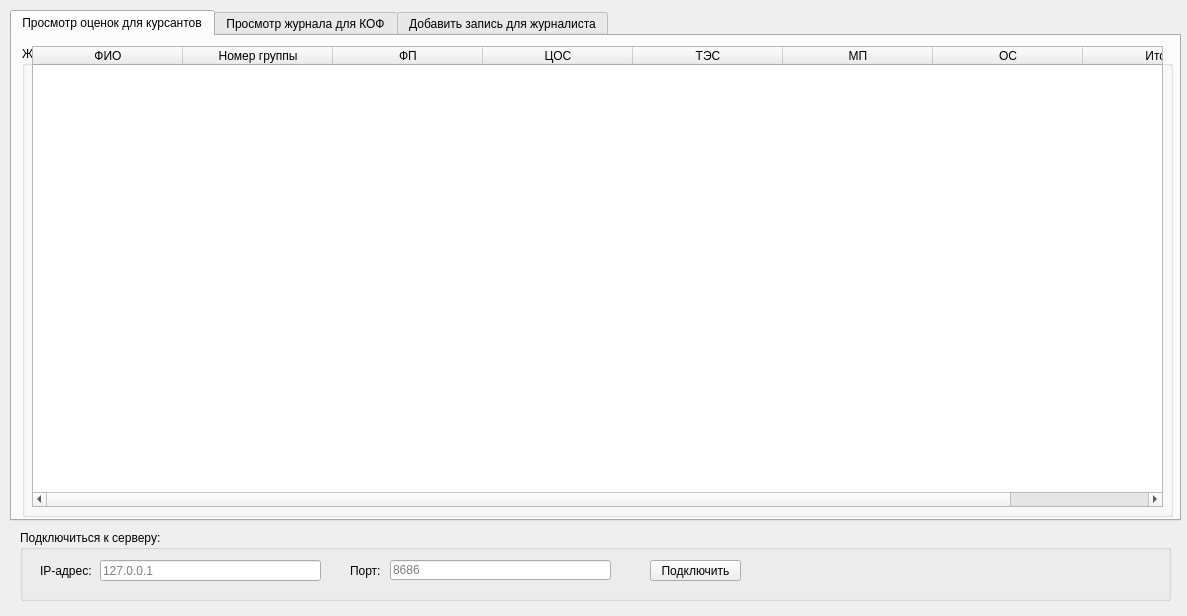
<?xml version="1.0" encoding="UTF-8"?>
<ui version="4.0">
 <class>MainWindow</class>
 <widget class="QMainWindow" name="MainWindow">
  <property name="geometry">
   <rect>
    <x>0</x>
    <y>0</y>
    <width>1187</width>
    <height>616</height>
   </rect>
  </property>
  <property name="minimumSize">
   <size>
    <width>1187</width>
    <height>616</height>
   </size>
  </property>
  <property name="maximumSize">
   <size>
    <width>1187</width>
    <height>616</height>
   </size>
  </property>
  <property name="windowTitle">
   <string>Успеваемость</string>
  </property>
  <widget class="QWidget" name="centralwidget">
   <widget class="QTabWidget" name="tabWidget">
    <property name="geometry">
     <rect>
      <x>10</x>
      <y>10</y>
      <width>1171</width>
      <height>511</height>
     </rect>
    </property>
    <property name="currentIndex">
     <number>0</number>
    </property>
    <widget class="QWidget" name="tab_3">
     <attribute name="title">
      <string>Просмотр оценок для курсантов</string>
     </attribute>
     <widget class="QGroupBox" name="groupBox_5">
      <property name="geometry">
       <rect>
        <x>10</x>
        <y>10</y>
        <width>1151</width>
        <height>471</height>
       </rect>
      </property>
      <property name="title">
       <string>Журнал оценок</string>
      </property>
      <widget class="QTableWidget" name="tableWidget_3">
       <property name="geometry">
        <rect>
         <x>10</x>
         <y>0</y>
         <width>1131</width>
         <height>461</height>
        </rect>
       </property>
       <attribute name="horizontalHeaderDefaultSectionSize">
        <number>150</number>
       </attribute>
       <column>
        <property name="text">
         <string>ФИО</string>
        </property>
       </column>
       <column>
        <property name="text">
         <string>Номер группы</string>
        </property>
       </column>
       <column>
        <property name="text">
         <string>ФП</string>
        </property>
       </column>
       <column>
        <property name="text">
         <string>ЦОС</string>
        </property>
       </column>
       <column>
        <property name="text">
         <string>ТЭС</string>
        </property>
       </column>
       <column>
        <property name="text">
         <string>МП</string>
        </property>
       </column>
       <column>
        <property name="text">
         <string>ОС</string>
        </property>
       </column>
       <column>
        <property name="text">
         <string>Итог</string>
        </property>
       </column>
      </widget>
     </widget>
    </widget>
    <widget class="QWidget" name="tab">
     <attribute name="title">
      <string>Просмотр журнала для КОФ</string>
     </attribute>
     <widget class="QTableWidget" name="tableWidget">
      <property name="geometry">
       <rect>
        <x>10</x>
        <y>10</y>
        <width>1151</width>
        <height>321</height>
       </rect>
      </property>
      <attribute name="horizontalHeaderCascadingSectionResizes">
       <bool>true</bool>
      </attribute>
      <attribute name="horizontalHeaderDefaultSectionSize">
       <number>150</number>
      </attribute>
      <column>
       <property name="text">
        <string>ФИО</string>
       </property>
      </column>
      <column>
       <property name="text">
        <string>Номер группы</string>
       </property>
      </column>
      <column>
       <property name="text">
        <string>ФП</string>
       </property>
      </column>
      <column>
       <property name="text">
        <string>ЦОС</string>
       </property>
      </column>
      <column>
       <property name="text">
        <string>ТЭС</string>
       </property>
      </column>
      <column>
       <property name="text">
        <string>МП</string>
       </property>
      </column>
      <column>
       <property name="text">
        <string>ОС</string>
       </property>
      </column>
      <column>
       <property name="text">
        <string>Итог</string>
       </property>
      </column>
     </widget>
     <widget class="QGroupBox" name="groupBox">
      <property name="geometry">
       <rect>
        <x>10</x>
        <y>330</y>
        <width>561</width>
        <height>131</height>
       </rect>
      </property>
      <property name="title">
       <string>Итог:</string>
      </property>
      <widget class="QLabel" name="label_5">
       <property name="geometry">
        <rect>
         <x>10</x>
         <y>20</y>
         <width>151</width>
         <height>16</height>
        </rect>
       </property>
       <property name="text">
        <string>Количество отличнкиов:</string>
       </property>
      </widget>
      <widget class="QLabel" name="label_6">
       <property name="geometry">
        <rect>
         <x>10</x>
         <y>50</y>
         <width>151</width>
         <height>16</height>
        </rect>
       </property>
       <property name="text">
        <string>Количество хорошистов:</string>
       </property>
      </widget>
      <widget class="QLabel" name="label_7">
       <property name="geometry">
        <rect>
         <x>10</x>
         <y>80</y>
         <width>151</width>
         <height>16</height>
        </rect>
       </property>
       <property name="text">
        <string>Количество троичников:</string>
       </property>
      </widget>
      <widget class="QLabel" name="label_8">
       <property name="geometry">
        <rect>
         <x>10</x>
         <y>110</y>
         <width>151</width>
         <height>16</height>
        </rect>
       </property>
       <property name="text">
        <string>Количество двоичников:</string>
       </property>
      </widget>
      <widget class="QLineEdit" name="lineEdit_4">
       <property name="geometry">
        <rect>
         <x>160</x>
         <y>20</y>
         <width>113</width>
         <height>20</height>
        </rect>
       </property>
       <property name="readOnly">
        <bool>true</bool>
       </property>
      </widget>
      <widget class="QLineEdit" name="lineEdit_5">
       <property name="geometry">
        <rect>
         <x>160</x>
         <y>50</y>
         <width>113</width>
         <height>20</height>
        </rect>
       </property>
       <property name="readOnly">
        <bool>true</bool>
       </property>
      </widget>
      <widget class="QLineEdit" name="lineEdit_6">
       <property name="geometry">
        <rect>
         <x>160</x>
         <y>80</y>
         <width>113</width>
         <height>20</height>
        </rect>
       </property>
       <property name="readOnly">
        <bool>true</bool>
       </property>
      </widget>
      <widget class="QLineEdit" name="lineEdit_7">
       <property name="geometry">
        <rect>
         <x>160</x>
         <y>110</y>
         <width>113</width>
         <height>20</height>
        </rect>
       </property>
       <property name="readOnly">
        <bool>true</bool>
       </property>
      </widget>
      <widget class="QLabel" name="label_9">
       <property name="geometry">
        <rect>
         <x>290</x>
         <y>20</y>
         <width>131</width>
         <height>16</height>
        </rect>
       </property>
       <property name="text">
        <string>Процент отличнкиов:</string>
       </property>
      </widget>
      <widget class="QLabel" name="label_10">
       <property name="geometry">
        <rect>
         <x>290</x>
         <y>50</y>
         <width>131</width>
         <height>16</height>
        </rect>
       </property>
       <property name="text">
        <string>Процент хорошистов:</string>
       </property>
      </widget>
      <widget class="QLabel" name="label_11">
       <property name="geometry">
        <rect>
         <x>290</x>
         <y>80</y>
         <width>131</width>
         <height>16</height>
        </rect>
       </property>
       <property name="text">
        <string>Процент троичников:</string>
       </property>
      </widget>
      <widget class="QLabel" name="label_12">
       <property name="geometry">
        <rect>
         <x>290</x>
         <y>110</y>
         <width>131</width>
         <height>16</height>
        </rect>
       </property>
       <property name="text">
        <string>Процент двоичников:</string>
       </property>
      </widget>
      <widget class="QLineEdit" name="lineEdit_8">
       <property name="geometry">
        <rect>
         <x>430</x>
         <y>20</y>
         <width>113</width>
         <height>20</height>
        </rect>
       </property>
       <property name="readOnly">
        <bool>true</bool>
       </property>
      </widget>
      <widget class="QLineEdit" name="lineEdit_9">
       <property name="geometry">
        <rect>
         <x>430</x>
         <y>50</y>
         <width>113</width>
         <height>20</height>
        </rect>
       </property>
       <property name="readOnly">
        <bool>true</bool>
       </property>
      </widget>
      <widget class="QLineEdit" name="lineEdit_10">
       <property name="geometry">
        <rect>
         <x>430</x>
         <y>80</y>
         <width>113</width>
         <height>20</height>
        </rect>
       </property>
       <property name="readOnly">
        <bool>true</bool>
       </property>
      </widget>
      <widget class="QLineEdit" name="lineEdit_11">
       <property name="geometry">
        <rect>
         <x>430</x>
         <y>110</y>
         <width>113</width>
         <height>20</height>
        </rect>
       </property>
       <property name="readOnly">
        <bool>true</bool>
       </property>
      </widget>
     </widget>
     <widget class="QGroupBox" name="groupBox_4">
      <property name="geometry">
       <rect>
        <x>580</x>
        <y>340</y>
        <width>331</width>
        <height>131</height>
       </rect>
      </property>
      <property name="title">
       <string>Вывести отчет в Exsel:</string>
      </property>
      <widget class="QPushButton" name="pushButton_3">
       <property name="geometry">
        <rect>
         <x>110</x>
         <y>20</y>
         <width>75</width>
         <height>23</height>
        </rect>
       </property>
       <property name="text">
        <string>Вывести</string>
       </property>
      </widget>
     </widget>
    </widget>
    <widget class="QWidget" name="tab_2">
     <attribute name="title">
      <string>Добавить запись для журналиста</string>
     </attribute>
     <widget class="QTableWidget" name="tableWidget_2">
      <property name="geometry">
       <rect>
        <x>10</x>
        <y>10</y>
        <width>821</width>
        <height>461</height>
       </rect>
      </property>
      <attribute name="horizontalHeaderCascadingSectionResizes">
       <bool>true</bool>
      </attribute>
      <attribute name="horizontalHeaderDefaultSectionSize">
       <number>150</number>
      </attribute>
      <column>
       <property name="text">
        <string>ФИО</string>
       </property>
      </column>
      <column>
       <property name="text">
        <string>Номер группы</string>
       </property>
      </column>
      <column>
       <property name="text">
        <string>ФП</string>
       </property>
      </column>
      <column>
       <property name="text">
        <string>ЦОС</string>
       </property>
      </column>
      <column>
       <property name="text">
        <string>ТЭС</string>
       </property>
      </column>
      <column>
       <property name="text">
        <string>МП</string>
       </property>
      </column>
      <column>
       <property name="text">
        <string>ОС</string>
       </property>
      </column>
      <column>
       <property name="text">
        <string>Итог</string>
       </property>
      </column>
     </widget>
     <widget class="QGroupBox" name="groupBox_2">
      <property name="geometry">
       <rect>
        <x>840</x>
        <y>10</y>
        <width>321</width>
        <height>301</height>
       </rect>
      </property>
      <property name="title">
       <string>Добавить запись:</string>
      </property>
      <widget class="QLabel" name="label">
       <property name="geometry">
        <rect>
         <x>10</x>
         <y>30</y>
         <width>47</width>
         <height>21</height>
        </rect>
       </property>
       <property name="text">
        <string>ФИО:</string>
       </property>
      </widget>
      <widget class="QLineEdit" name="lineEdit">
       <property name="geometry">
        <rect>
         <x>60</x>
         <y>30</y>
         <width>251</width>
         <height>20</height>
        </rect>
       </property>
       <property name="placeholderText">
        <string>Петров П.П.</string>
       </property>
      </widget>
      <widget class="QLabel" name="label_3">
       <property name="geometry">
        <rect>
         <x>10</x>
         <y>100</y>
         <width>151</width>
         <height>21</height>
        </rect>
       </property>
       <property name="text">
        <string>Введите оценку за ФП:</string>
       </property>
      </widget>
      <widget class="QLineEdit" name="lineEdit_2">
       <property name="geometry">
        <rect>
         <x>180</x>
         <y>100</y>
         <width>131</width>
         <height>20</height>
        </rect>
       </property>
      </widget>
      <widget class="QPushButton" name="pushButton">
       <property name="geometry">
        <rect>
         <x>100</x>
         <y>260</y>
         <width>91</width>
         <height>31</height>
        </rect>
       </property>
       <property name="text">
        <string>Добавить</string>
       </property>
      </widget>
      <widget class="QLineEdit" name="lineEdit_3">
       <property name="geometry">
        <rect>
         <x>180</x>
         <y>130</y>
         <width>131</width>
         <height>20</height>
        </rect>
       </property>
      </widget>
      <widget class="QLabel" name="label_4">
       <property name="geometry">
        <rect>
         <x>10</x>
         <y>130</y>
         <width>151</width>
         <height>21</height>
        </rect>
       </property>
       <property name="text">
        <string>Введите оценку за ЦОС:</string>
       </property>
      </widget>
      <widget class="QLineEdit" name="lineEdit_12">
       <property name="geometry">
        <rect>
         <x>180</x>
         <y>160</y>
         <width>131</width>
         <height>20</height>
        </rect>
       </property>
      </widget>
      <widget class="QLabel" name="label_14">
       <property name="geometry">
        <rect>
         <x>10</x>
         <y>160</y>
         <width>151</width>
         <height>21</height>
        </rect>
       </property>
       <property name="text">
        <string>Введите оценку заТЭС:</string>
       </property>
      </widget>
      <widget class="QLineEdit" name="lineEdit_13">
       <property name="geometry">
        <rect>
         <x>180</x>
         <y>190</y>
         <width>131</width>
         <height>20</height>
        </rect>
       </property>
      </widget>
      <widget class="QLabel" name="label_15">
       <property name="geometry">
        <rect>
         <x>10</x>
         <y>190</y>
         <width>151</width>
         <height>21</height>
        </rect>
       </property>
       <property name="text">
        <string>Введите оценку за МП:</string>
       </property>
      </widget>
      <widget class="QLineEdit" name="lineEdit_14">
       <property name="geometry">
        <rect>
         <x>180</x>
         <y>220</y>
         <width>131</width>
         <height>20</height>
        </rect>
       </property>
      </widget>
      <widget class="QLabel" name="label_16">
       <property name="geometry">
        <rect>
         <x>10</x>
         <y>220</y>
         <width>151</width>
         <height>21</height>
        </rect>
       </property>
       <property name="text">
        <string>Введите оценку за ОС:</string>
       </property>
      </widget>
      <widget class="QLabel" name="label_2">
       <property name="geometry">
        <rect>
         <x>10</x>
         <y>70</y>
         <width>101</width>
         <height>21</height>
        </rect>
       </property>
       <property name="text">
        <string>Номер группы:</string>
       </property>
      </widget>
      <widget class="QLineEdit" name="lineEdit_15">
       <property name="geometry">
        <rect>
         <x>180</x>
         <y>70</y>
         <width>131</width>
         <height>20</height>
        </rect>
       </property>
       <property name="placeholderText">
        <string>314</string>
       </property>
      </widget>
     </widget>
    </widget>
   </widget>
   <widget class="QGroupBox" name="groupBox_3">
    <property name="geometry">
     <rect>
      <x>20</x>
      <y>530</y>
      <width>1151</width>
      <height>71</height>
     </rect>
    </property>
    <property name="title">
     <string>Подключиться к серверу:</string>
    </property>
    <widget class="QPushButton" name="pushButton_2">
     <property name="geometry">
      <rect>
       <x>630</x>
       <y>30</y>
       <width>91</width>
       <height>21</height>
      </rect>
     </property>
     <property name="text">
      <string>Подключить</string>
     </property>
    </widget>
    <widget class="QLineEdit" name="lineEdit_17">
     <property name="geometry">
      <rect>
       <x>370</x>
       <y>30</y>
       <width>221</width>
       <height>20</height>
      </rect>
     </property>
     <property name="placeholderText">
      <string>8686</string>
     </property>
    </widget>
    <widget class="QLabel" name="label_17">
     <property name="geometry">
      <rect>
       <x>20</x>
       <y>31</y>
       <width>61</width>
       <height>20</height>
      </rect>
     </property>
     <property name="text">
      <string>IP-адрес:</string>
     </property>
    </widget>
    <widget class="QLabel" name="label_18">
     <property name="geometry">
      <rect>
       <x>330</x>
       <y>31</y>
       <width>41</width>
       <height>20</height>
      </rect>
     </property>
     <property name="text">
      <string>Порт:</string>
     </property>
    </widget>
    <widget class="QLineEdit" name="lineEdit_18">
     <property name="geometry">
      <rect>
       <x>80</x>
       <y>30</y>
       <width>221</width>
       <height>21</height>
      </rect>
     </property>
     <property name="placeholderText">
      <string>127.0.0.1</string>
     </property>
    </widget>
   </widget>
  </widget>
  <action name="action">
   <property name="text">
    <string>Создать базу данных</string>
   </property>
   <property name="shortcut">
    <string>Ctrl+O</string>
   </property>
  </action>
  <action name="action_2">
   <property name="text">
    <string>Открыть базу данных</string>
   </property>
   <property name="shortcut">
    <string>Ctrl+P</string>
   </property>
  </action>
  <action name="action_4">
   <property name="text">
    <string>Закрыть приложение</string>
   </property>
   <property name="shortcut">
    <string>Ctrl+Б</string>
   </property>
  </action>
 </widget>
 <resources/>
 <connections/>
</ui>
